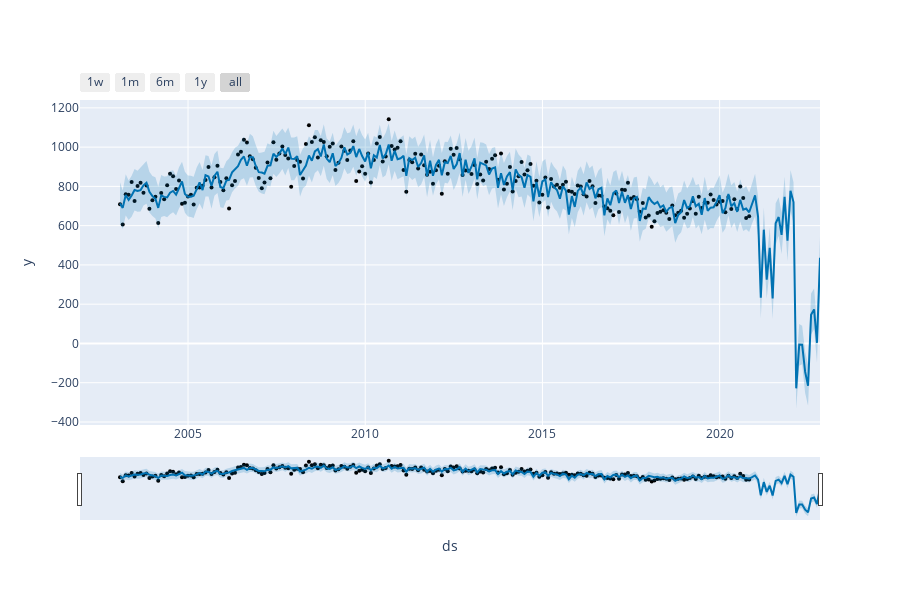

The notebook cell saved with this chart:
### Markdown cell above
#### 78753

### Code cell
df_fbprophet_53 = df_53

df_m_53 = df_fbprophet_53.resample("M").size().reset_index()
df_m_53.columns = ["date", "monthly_crime_count"]
df_m_final_53 = df_m_53.rename(columns={"date": "ds", "monthly_crime_count": "y"})

m_53 = Prophet(interval_width=0.95, yearly_seasonality=False)
m_53.add_seasonality(name="monthly", period=30.5, fourier_order=10)
m_53.add_seasonality(name="quarterly", period=91.5, fourier_order=10)
m_53.add_seasonality(name="weekly", period=52.25, fourier_order=10)
m_53.fit(df_m_final_53)

future_53 = m_53.make_future_dataframe(periods=24, freq="M")
pred_53 = m_53.predict(future)
fig2_53 = m_53.plot_components(pred)
fig2_53_1 = plot_plotly(m_53, pred_53)
fig2_53_1

### Figure 1 — Plotly figure (JSON) as saved in the notebook; plotly's stock layout.template omitted (floating-point values rounded to 4 significant figures; data arrays with more than 128 entries replaced by an {"elided": "..."} marker saying what was removed)
{"data": [{"marker": {"color": "black", "size": 4}, "mode": "markers", "name": "Actual", "type": "scatter", "x": {"elided": "214 str values"}, "y": {"elided": "214 int values"}}, {"hoverinfo": "skip", "line": {"width": 0}, "mode": "lines", "type": "scatter", "x": {"elided": "238 str values"}, "y": {"elided": "238 float values"}}, {"fill": "tonexty", "fillcolor": "rgba(0, 114, 178, 0.2)", "line": {"color": "#0072B2", "width": 2}, "mode": "lines", "name": "Predicted", "type": "scatter", "x": {"elided": "238 str values"}, "y": {"elided": "238 float values"}}, {"fill": "tonexty", "fillcolor": "rgba(0, 114, 178, 0.2)", "hoverinfo": "skip", "line": {"width": 0}, "mode": "lines", "type": "scatter", "x": {"elided": "238 str values"}, "y": {"elided": "238 float values"}}], "layout": {"height": 600, "showlegend": false, "width": 900, "xaxis": {"rangeselector": {"buttons": [{"count": 7, "label": "1w", "step": "day", "stepmode": "backward"}, {"count": 1, "label": "1m", "step": "month", "stepmode": "backward"}, {"count": 6, "label": "6m", "step": "month", "stepmode": "backward"}, {"count": 1, "label": "1y", "step": "year", "stepmode": "backward"}, {"step": "all"}]}, "rangeslider": {"visible": true}, "title": {"text": "ds"}, "type": "date"}, "yaxis": {"title": {"text": "y"}}}}
